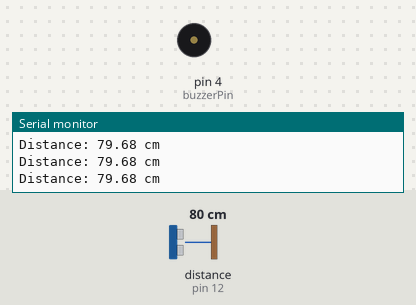
Recording of a sketch running on a simulated Arduino Uno, built with avr-gcc and run on an emulated ATmega328P. On the bench: buzzer (waves = sounding, pin HIGH), the last lines printed to the serial monitor. Wiring (inferred from the names in the program): ultrasonic range finder: trigger pin 10; echo pin 12. The test bench sets the inputs (shaded band); at power-on: distance to the obstacle (sensor on pin 12) 80 cm. The echo pulse lasts 58.3 µs per cm; pins used as bus, display or sensor lines are not drawn.

Above: at 1.2 s.
1.3 s: distance to the obstacle (sensor on pin 12) set to 2 cm
At 1.66 s:
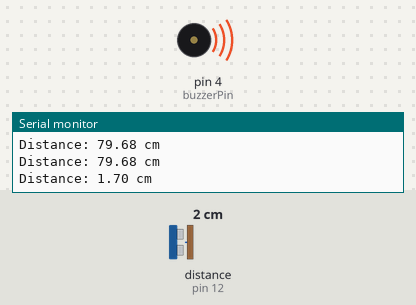
Timing chart, 0 to 4.3 s (numbered marks = the images above; inputs shaded):
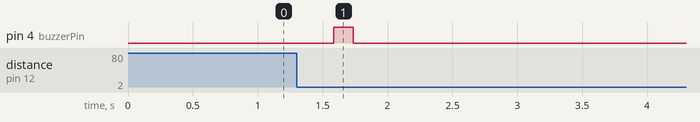

Measured:
- after the input at 1.3 s, pin 4 (buzzerPin): LOW → HIGH after 0.29 s, → LOW 0.15 s later

The sketch:

ultrasonic_distance_beep.ino
```cpp
const int trigPin = 10;
const int echoPin = 12;
const int buzzerPin = 4;

float lastRefDistance = -1;   // reference distance for comparison
const float DECREASE_STEP = 10.0; // cm threshold to trigger beep

void setup() {
  Serial.begin(9600);
  pinMode(trigPin, OUTPUT);
  pinMode(echoPin, INPUT);
  pinMode(buzzerPin, OUTPUT);\
  digitalWrite(buzzerPin, LOW);
}

// Single raw reading (noisy)
float getRawDistanceCM() {
  digitalWrite(trigPin, LOW);
  delayMicroseconds(2);
  digitalWrite(trigPin, HIGH);
  delayMicroseconds(10);
  digitalWrite(trigPin, LOW);

  // Read echo pulse duration (timeout ~30ms ~ 5m range)
  long duration = pulseIn(echoPin, HIGH, 30000);

  if (duration == 0) {
    return -1; // no echo received (out of range)
  }

  // Speed of sound = 0.0343 cm/us, divide by 2 for round trip
  float distance = (duration * 0.0343) / 2.0;
  return distance;
}

// Takes several samples and returns the median, which is far more
// stable than a single raw reading (rejects random spikes/dropouts)
float getDistanceCM() {
  const int SAMPLES = 5;
  float readings[SAMPLES];
  int validCount = 0;

  for (int i = 0; i < SAMPLES; i++) {
    float d = getRawDistanceCM();
    if (d > 0 && d < 400) { // sane range, HC-SR04 max ~400cm
      readings[validCount++] = d;
    }
    delay(15); // small gap so pulses don't interfere with each other
  }

  if (validCount == 0) return -1;

  // simple insertion sort (small array, fine for 5 elements)
  for (int i = 1; i < validCount; i++) {
    float key = readings[i];
    int j = i - 1;
    while (j >= 0 && readings[j] > key) {
      readings[j + 1] = readings[j];
      j--;
    }
    readings[j + 1] = key;
  }

  return readings[validCount / 2]; // median value
}

void beep() {
  digitalWrite(buzzerPin, HIGH);
  delay(150);
  digitalWrite(buzzerPin, LOW);
}

void loop() {
  float distance = getDistanceCM();

  if (distance > 0) {
    Serial.print("Distance: ");
    Serial.print(distance);
    Serial.println(" cm");

    if (lastRefDistance < 0) {
      // First valid reading, set as reference
      lastRefDistance = distance;
    } else if (distance < lastRefDistance) {
      // Object getting closer
      if (lastRefDistance - distance >= DECREASE_STEP) {
        beep();
        Serial.println(">>> Beep! Distance decreased by 10 cm <<<");
        lastRefDistance = distance; // update reference
      }
    } else if (distance > lastRefDistance) {
      // Object moving away, reset reference so future decreases
      // are measured from the current farther point
      lastRefDistance = distance;
    }
  } else {
    Serial.println("Out of range");
  }

  delay(200); // measurement interval
}
```
